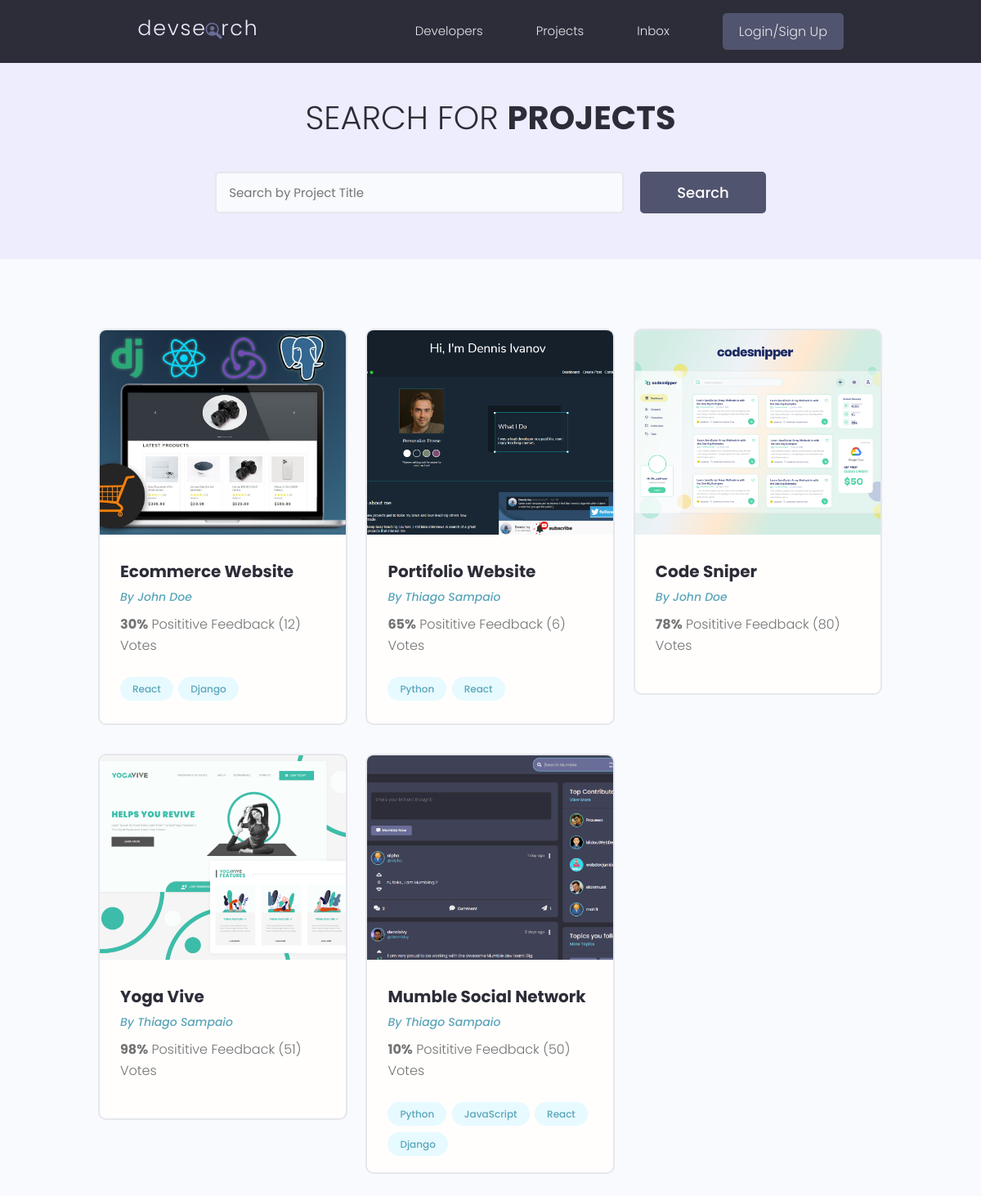
/projects/, run on the app's committed database.
### projects/models.py (models this page shows, shortened)
class Project(models.Model):
    owner = models.ForeignKey(
        Profile, null=True, blank=True, on_delete=models.SET_NULL)
    title = models.CharField(max_length=200)
    description = models.TextField(null=True, blank=True)
    featured_image = models.ImageField(
        null=True, blank=True, default='default.jpg')
    demo_link = models.CharField(max_length=2000, null=True, blank=True)
    source_link = models.CharField(max_length=2000, null=True, blank=True)
    tags = models.ManyToManyField('Tag', blank=True)
    vote_total = models.IntegerField(default=0, null=True, blank=True)
    vote_ratio = models.IntegerField(default=0, null=True, blank=True)
    created = models.DateTimeField(auto_now_add=True)
    id = models.UUIDField(default=uuid.uuid4, unique=True,
                          primary_key=True, editable=False)

class Tag(models.Model):
    name = models.CharField(max_length=200)
    created = models.DateTimeField(auto_now_add=True)
    id = models.UUIDField(default=uuid.uuid4, unique=True,
                          primary_key=True, editable=False)
    def __str__(self):
        return self.name

### users/models.py (models this page shows, shortened)
class Profile(models.Model):
    user = models.OneToOneField(
        User, on_delete=models.CASCADE, null=True, blank=True)
    name = models.CharField(max_length=200, blank=True, null=True)
    email = models.EmailField(max_length=500, blank=True, null=True)
    username = models.CharField(max_length=200, blank=True, null=True)
    location = models.CharField(max_length=200, blank=True, null=True)
    short_intro = models.CharField(max_length=200, blank=True, null=True)
    bio = models.TextField(blank=True, null=True)
    profile_image = models.ImageField(
        null=True, blank=True, upload_to='profiles/', default="profiles/user-default.png")
    social_github = models.CharField(max_length=200, blank=True, null=True)
    social_twitter = models.CharField(max_length=200, blank=True, null=True)
    social_linkedin = models.CharField(max_length=200, blank=True, null=True)
    social_youtube = models.CharField(max_length=200, blank=True, null=True)
    social_website = models.CharField(max_length=200, blank=True, null=True)
    created = models.DateTimeField(auto_now_add=True)
    id = models.UUIDField(default=uuid.uuid4, unique=True,
                          primary_key=True, editable=False)

### projects/views.py (the view)
# urls.py: path('projects/', include('projects.urls')),
def projects(request):
    projects = Project.objects.all()
    context = {'projects': projects}
    return render(request, 'projects/projects.html', context)

### projects/templates/projects/projects.html (shortened to what this page needs)
{%extends 'main.html'%}
{% block content %}
<main class="projects">
    <section class="hero-section text-center">
        <div class="container container--narrow">
            <div class="hero-section__box">
                <h2>Search for <span>Projects</span></h2>
            </div>
            <div class="hero-section__search">
                <form class="form" action="#" method="get">
                    <div class="form__field">
                        <input class="input input--text" id="formInput#search" type="text" name="text"
                            placeholder="Search by Project Title" />
                    </div>
                    <input class="btn btn--sub btn--lg" type="submit" value="Search" />
                </form>
            </div>
        </div>
    </section>
    <section class="projectsList">
        <div class="container">
            <div class="grid grid--three">
                {% for project in projects %}
                <div class="column">
                    <div class="card project">
                        <a href="{% url 'project' project.id %}" class="project">
                            <img class="project__thumbnail" src="{{project.featured_image.url}}"
                                alt="project thumbnail" />
                            <div class="card__body">
                                <h3 class="project__title">{{project.title}}</h3>
                                <p><a class="project__author" href="{% url 'user-profile' project.owner.id %}">By
                                        {{project.owner.name}}
                                    </a>
                                </p>
                                <p class="project--rating">
                                    <span style="font-weight: bold;">{{project.vote_ratio}}%</span> Posititive
                                    Feedback ({{project.vote_total}}) Vote{{project.vote_total|pluralize:"s"}}
                                </p>
                                <div class="project__tags">
                                    {% for tag in project.tags.all %}
                                    <span class="tag tag--pill tag--main">
                                        <small>{{tag}}</small>
                                    </span>
                                    {% endfor %}
                                </div>
                            </div>
                        </a>
                    </div>
                </div>
                {% endfor %}
            </div>
        </div>
    </section>
</main>
{% endblock content %}

### static/styles/app.css (style rules this page uses)
:root { --color-sub: #2d2d39; }
.btn--sub { background-color: var(--color-sub-light); }
.card { border: 2px solid var(--color-light); }
img { width: 100%; }
.hero-section { height: 40vh; display: flex; align-items: center; background-color: var(--color-sub); }
.hero-section__box { margin-bottom: 4rem; }
.hero-section__box > h2, .hero-section__box > h2 > span { font-size: 4rem; color: var(--color-light); line-height: 1.3; text-transform: uppercase; }
.hero-section__box > h2 { font-weight: 300; }
.hero-section__box > h2 > span { font-weight: 700; }
.hero-section__search > .form { display: flex; align-items: center; justify-content: center; gap: 2rem; }
.hero-section__search > .form input.input--text { width: 50rem; }
.project__author { font-size: 1.4rem; font-style: italic; }
.project--rating { margin-bottom: 1.6em; margin-top: .5em; }
.projects > .hero-section { background: var(--color-sub-lighter); height: 30vh; }
.projects .hero-section__box { margin-bottom: 2.5rem; }
.projects .hero-section__box > h2 { color: var(--color-sub); }
.projects .hero-section__box > h2 > span { font-weight: 700; color: var(--color-sub); }
.projectsList { margin-top: 8rem; }
.project__thumbnail { height: 25rem; object-fit: cover; object-position: top center; }
.project__title { font-size: 2rem; font-weight: 700; color: var(--color-sub); }

### static/uikit/styles/modules/_variables.css (style rules this page uses)
:root { --color-main: #5aa5b9; --color-main-light: #e6faff; --color-sub: #3f4156; --color-sub-light: #51546e; --color-sub-lighter: #ededfd; --color-text: #737373; --color-gray: #8b8b8b; --color-light: #e5e7eb; --color-light-gray: #767676; --color-bg: #f8fafd; --color-white: #fffefd; --color-white-light: #f3f3f3; --color-success: #359e64; --color-success-bg: #def8e8; --color-error: #fc4b0b; --color-error-bg: #fff2ee; --font-base: 'Poppins', arial, helvetica, 'Segoe UI', roboto, ubuntu, sans-serif; --font-monospace: 'Fira Code', 'Courier New', courier, monospace; --font-regular: 300; --font-medium: 500; --font-bold: 700; --generic-shadow: 1px 1px 5px #00000010; --generic-transition: all 0.3s ease-in-out; }

### static/uikit/styles/modules/_base.css (style rules this page uses)
* { margin: 0; padding: 0; box-sizing: border-box; text-rendering: optimizeLegibility; color: inherit; font-size: inherit; }
html { font-size: 50%; }
@media only screen and (min-width: 480px) { html { font-size: 56.25%; } }
@media only screen and (min-width: 1200px) { html { font-size: 62.5%; } }
body { line-height: 1.6; font-weight: 400; font-size: 1.5rem; color: var(--color-text); background-color: var(--color-bg); min-height: 100vh; }

### static/uikit/styles/modules/_typography.css (style rules this page uses)
* { font-family: var(--font-base); }
h2 { font-size: 3.6rem; font-weight: var(--font-bold); }
h3 { font-size: 3.2rem; font-weight: var(--font-medium); }
p, span, strong { font-size: 1.6rem; color: var(--color-text); font-weight: var(--font-regular); }
a { padding-bottom: 2px; text-decoration: none; display: inline-block; color: var(--color-main); font-weight: var(--font-medium); }

### static/uikit/styles/modules/_utilities.css (style rules this page uses)
.container { width: 92%; max-width: 165rem; margin: 0 auto; box-sizing: border-box; }
.container--narrow { width: 92%; max-width: 120rem; }
@media screen and (min-width: 1000px) { .container { width: 90%; } }
@media screen and (min-width: 1000px) { .container--narrow { width: 85%; } }
@media screen and (min-width: 1200px) { .container { width: 80%; } }
@media screen and (min-width: 1200px) { .container--narrow { width: 72%; } }
.text-center { text-align: center; }

### static/uikit/styles/modules/_button.css (style rules this page uses)
.btn { display: inline-block; position: relative; cursor: pointer; background-color: var(--color-light); font-weight: var(--font-medium); color: var(--color-sub); text-decoration: none; padding: 1rem 2rem; border-radius: 0.5rem; border: none; width: -webkit-fit-content; width: -moz-fit-content; width: fit-content; height: -webkit-fit-content; height: -moz-fit-content; height: fit-content; font-size: 1.6rem; outline-width: 0; outline-color: transparent; -webkit-backface-visibility: hidden; backface-visibility: hidden; transition: all 0.3s ease-in-out; }
.btn--sub { background-color: var(--color-sub); color: var(--color-white); }
.btn--lg { font-size: 1.8rem; padding: 1.2rem 4.5rem; }

### static/uikit/styles/modules/_card.css (style rules this page uses)
.card { border-radius: 1rem; background-color: var(--color-white); border: 1.5px solid var(--color-light); width: auto; height: auto; margin-top: 0.5rem; margin-bottom: 0.5rem; overflow: hidden; }
.card__body, .card__header { padding: 2rem 2.5rem; }

### data on the page
Project: featured_image (picture), title "Ecommerce Website", owner.name "John Doe", vote_ratio "30", vote_total "12"
Tag: name "React"
Tag: name "Django"
Project: featured_image (picture), title "Portifolio Website", owner.name "Thiago Sampaio", vote_ratio "65", vote_total "6"
Tag: name "Python"
Project: featured_image (picture), title "Code Sniper", owner.name "John Doe", vote_ratio "78", vote_total "80"
Project: featured_image (picture), title "Yoga Vive", owner.name "Thiago Sampaio", vote_ratio "98", vote_total "51"
Project: featured_image (picture), title "Mumble Social Network", owner.name "Thiago Sampaio", vote_ratio "10", vote_total "50"
Tag: name "JavaScript"
